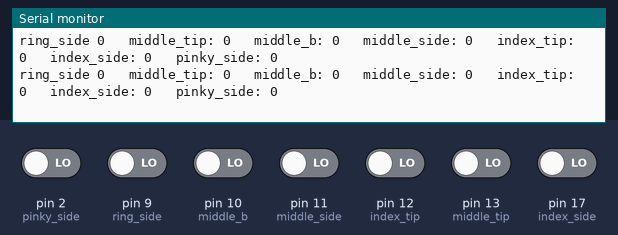
Simulated run of this sketch. Board: Arduino Uno, built with avr-gcc and run on an emulated ATmega328P. Parts: the last lines printed to the serial monitor. The test bench sets the inputs (shaded band); at power-on: pin 2 (pinky_side), pin 9 (ring_side), pin 10 (middle_b), pin 11 (middle_side), pin 12 (index_tip), pin 13 (middle_tip), pin 17 (index_side) LOW.

Above: at 1.2 s.
1.3 s: pin 2 (pinky_side) driven HIGH
At 1.56 s:
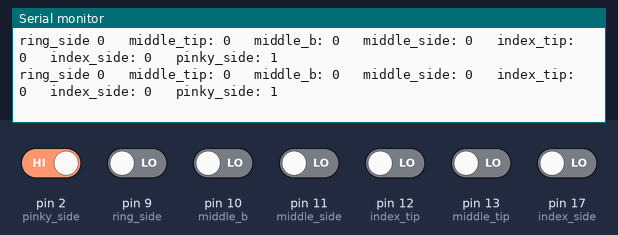
2.8 s: pin 9 (ring_side) driven HIGH
At 3.0 s:
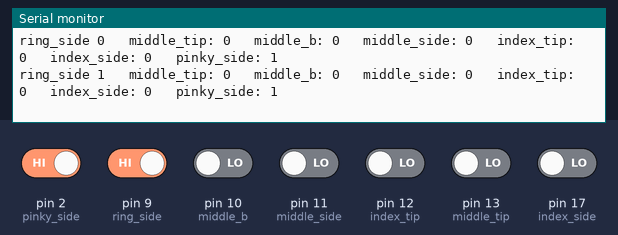
5.8 s: pin 10 (middle_b) driven HIGH
At 6.02 s:
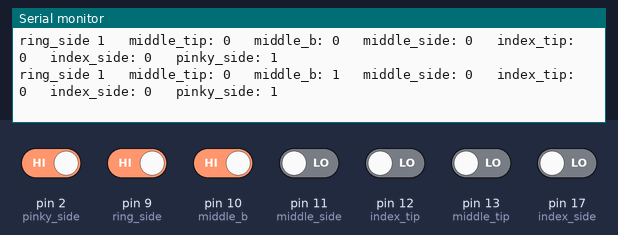
8.8 s: pin 11 (middle_side) driven HIGH
At 9.04 s:
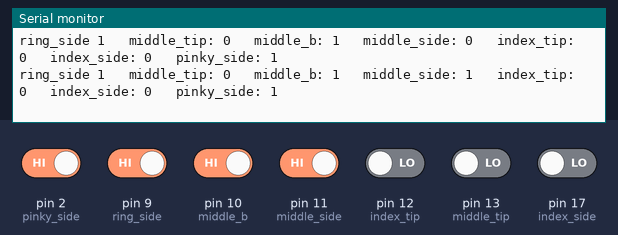
11.8 s: pin 12 (index_tip) driven HIGH
At 12.06 s:
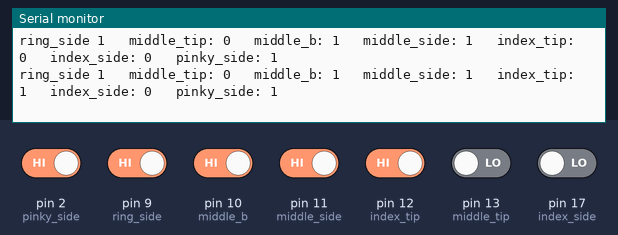
13.3 s: pin 13 (middle_tip) driven HIGH
At 13.49 s:
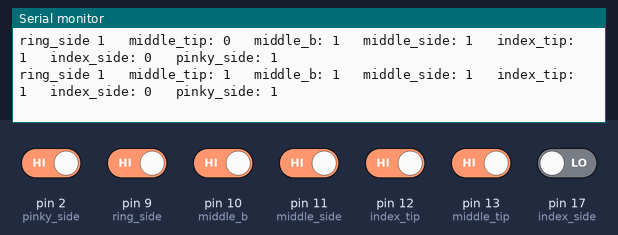

The sketch:

digitaltest.ino
```cpp
int ring_side = 9;
int middle_tip = 13;
int middle_b = 10;
int middle_side = 11;
int index_tip = 12;
int index_side = 17;
int pinky_side = 2;


void setup()
{
  pinMode(ring_side, INPUT);
  pinMode(middle_tip, INPUT);
  pinMode(middle_b, INPUT);
  pinMode(middle_side, INPUT);
  pinMode(index_tip, INPUT);
  pinMode(index_side, INPUT);
  pinMode(pinky_side, INPUT);
  Serial.begin(9600);
}

void loop()
{
  Serial.print("ring_side ");
  Serial.print(digitalRead(ring_side));
  Serial.print("   middle_tip: ");
  Serial.print(digitalRead(middle_tip));
  Serial.print("   middle_b: ");
  Serial.print(digitalRead(middle_b));
  Serial.print("   middle_side: ");
  Serial.print(digitalRead(middle_side));
  Serial.print("   index_tip: ");
  Serial.print(digitalRead(index_tip));
  Serial.print("   index_side: ");
  Serial.print(digitalRead(index_side));
  Serial.print("   pinky_side: ");
  Serial.println(digitalRead(pinky_side));


delay(100);
}
```

Measured:
- after the input at 1.3 s, the serial monitor: prints a new line after 0.14 s (image 1)
- after the input at 2.8 s, the serial monitor: prints a new line after 0.07 s (image 2)
- after the input at 5.8 s, the serial monitor: prints a new line after 0.09 s (image 3)
- after the input at 8.8 s, the serial monitor: prints a new line after 0.11 s (image 4)
- after the input at 11.8 s, the serial monitor: prints a new line after 0.13 s (image 5)
- after the input at 13.3 s, the serial monitor: prints a new line after 0.07 s (image 6)
